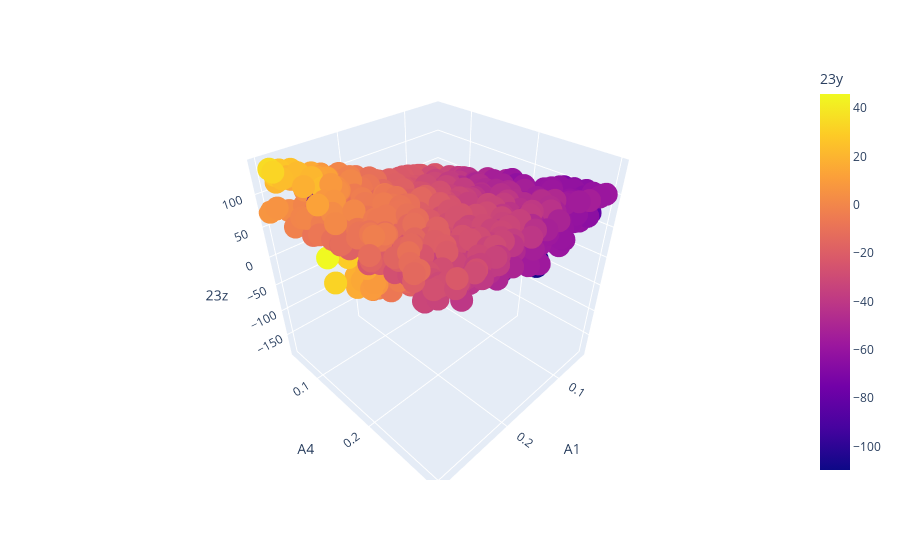

Write notebook code for a chart like this one.
### Code cell
sample_size = min(1000,df_good.shape[0])
px.scatter_3d(df_good.sample(sample_size),x='A1',y='A4',z='23z',color='23y')

### Figure 1 — Plotly figure (JSON) as saved in the notebook; plotly's stock layout.template omitted (floating-point values rounded to 4 significant figures; data arrays with more than 128 entries replaced by an {"elided": "..."} marker saying what was removed)
{"data": [{"hovertemplate": "A1=%{x}<br>A4=%{y}<br>23z=%{z}<br>23y=%{marker.color}<extra></extra>", "legendgroup": "", "marker": {"color": {"elided": "1000 float values"}, "coloraxis": "coloraxis", "symbol": "circle"}, "mode": "markers", "name": "", "scene": "scene", "showlegend": false, "type": "scatter3d", "x": {"elided": "1000 float values"}, "y": {"elided": "1000 float values"}, "z": {"elided": "1000 float values"}}], "layout": {"coloraxis": {"colorbar": {"title": {"text": "23y"}}, "colorscale": [[0, "#0d0887"], [0.1111, "#46039f"], [0.2222, "#7201a8"], [0.3333, "#9c179e"], [0.4444, "#bd3786"], [0.5556, "#d8576b"], [0.6667, "#ed7953"], [0.7778, "#fb9f3a"], [0.8889, "#fdca26"], [1, "#f0f921"]]}, "legend": {"tracegroupgap": 0}, "margin": {"t": 60}, "scene": {"domain": {"x": [0, 1], "y": [0, 1]}, "xaxis": {"title": {"text": "A1"}}, "yaxis": {"title": {"text": "A4"}}, "zaxis": {"title": {"text": "23z"}}}}}
